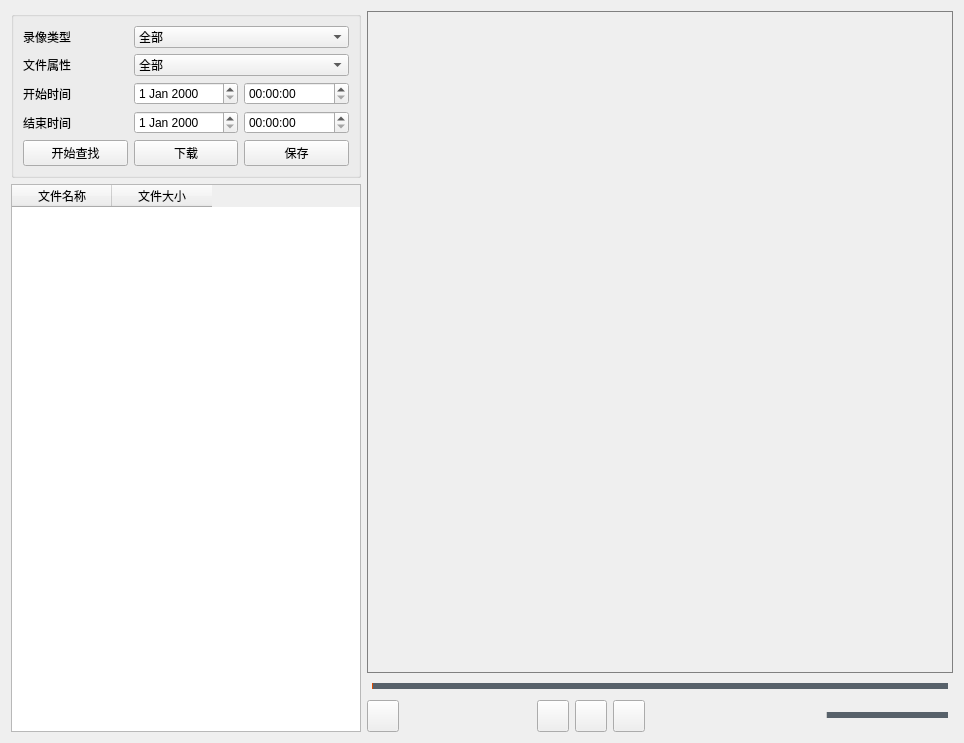
<?xml version="1.0" encoding="UTF-8"?>
<ui version="4.0">
 <class>RemoteFileWidget</class>
 <widget class="QWidget" name="RemoteFileWidget">
  <property name="geometry">
   <rect>
    <x>0</x>
    <y>0</y>
    <width>964</width>
    <height>743</height>
   </rect>
  </property>
  <property name="windowTitle">
   <string>Form</string>
  </property>
  <layout class="QHBoxLayout" name="horizontalLayout_5">
   <item>
    <layout class="QHBoxLayout" name="horizontalLayout_4">
     <item>
      <layout class="QVBoxLayout" name="verticalLayout">
       <item>
        <widget class="QGroupBox" name="groupBox">
         <property name="maximumSize">
          <size>
           <width>350</width>
           <height>16777215</height>
          </size>
         </property>
         <property name="title">
          <string/>
         </property>
         <layout class="QHBoxLayout" name="horizontalLayout">
          <item>
           <layout class="QGridLayout" name="gridLayout">
            <item row="1" column="1" colspan="2">
             <widget class="QComboBox" name="fileAtrribute">
              <item>
               <property name="text">
                <string>全部</string>
               </property>
              </item>
              <item>
               <property name="text">
                <string>解锁</string>
               </property>
              </item>
              <item>
               <property name="text">
                <string>锁定</string>
               </property>
              </item>
             </widget>
            </item>
            <item row="0" column="1" colspan="2">
             <widget class="QComboBox" name="videoType">
              <item>
               <property name="text">
                <string>全部</string>
               </property>
              </item>
              <item>
               <property name="text">
                <string>定时录像</string>
               </property>
              </item>
              <item>
               <property name="text">
                <string>移动侦测</string>
               </property>
              </item>
              <item>
               <property name="text">
                <string>报警触发</string>
               </property>
              </item>
              <item>
               <property name="text">
                <string>报警 | 移动侦测</string>
               </property>
              </item>
              <item>
               <property name="text">
                <string>报警 &amp; 移动侦测</string>
               </property>
              </item>
              <item>
               <property name="text">
                <string>命令触发</string>
               </property>
              </item>
             </widget>
            </item>
            <item row="0" column="0">
             <widget class="QLabel" name="label_2">
              <property name="text">
               <string>录像类型</string>
              </property>
             </widget>
            </item>
            <item row="1" column="0">
             <widget class="QLabel" name="label_4">
              <property name="text">
               <string>文件属性</string>
              </property>
             </widget>
            </item>
            <item row="2" column="2">
             <widget class="QTimeEdit" name="startTime">
              <property name="displayFormat">
               <string>HH:mm:ss</string>
              </property>
             </widget>
            </item>
            <item row="2" column="0">
             <widget class="QLabel" name="label_5">
              <property name="text">
               <string>开始时间</string>
              </property>
             </widget>
            </item>
            <item row="3" column="0">
             <widget class="QLabel" name="label_6">
              <property name="text">
               <string>结束时间</string>
              </property>
             </widget>
            </item>
            <item row="2" column="1">
             <widget class="QDateEdit" name="startDate"/>
            </item>
            <item row="3" column="2">
             <widget class="QTimeEdit" name="endTime">
              <property name="displayFormat">
               <string>HH:mm:ss</string>
              </property>
             </widget>
            </item>
            <item row="3" column="1">
             <widget class="QDateEdit" name="endDate"/>
            </item>
            <item row="4" column="0">
             <widget class="QPushButton" name="findBtn">
              <property name="text">
               <string>开始查找</string>
              </property>
             </widget>
            </item>
            <item row="4" column="1">
             <widget class="QPushButton" name="pushButton_8">
              <property name="text">
               <string>下载</string>
              </property>
             </widget>
            </item>
            <item row="4" column="2">
             <widget class="QPushButton" name="pushButton_9">
              <property name="text">
               <string>保存</string>
              </property>
             </widget>
            </item>
           </layout>
          </item>
         </layout>
        </widget>
       </item>
       <item>
        <widget class="QTableWidget" name="tableWidget">
         <property name="maximumSize">
          <size>
           <width>350</width>
           <height>16777215</height>
          </size>
         </property>
         <column>
          <property name="text">
           <string>文件名称</string>
          </property>
         </column>
         <column>
          <property name="text">
           <string>文件大小</string>
          </property>
         </column>
        </widget>
       </item>
      </layout>
     </item>
     <item>
      <layout class="QVBoxLayout" name="verticalLayout_2">
       <item>
        <widget class="QFrame" name="playFrame">
         <property name="styleSheet">
          <string notr="true">image:url(:/Homework/Resources/logo.png);
border:1px solid gray;</string>
         </property>
         <property name="frameShape">
          <enum>QFrame::StyledPanel</enum>
         </property>
         <property name="frameShadow">
          <enum>QFrame::Raised</enum>
         </property>
        </widget>
       </item>
       <item>
        <layout class="QHBoxLayout" name="horizontalLayout_3">
         <property name="spacing">
          <number>0</number>
         </property>
         <item>
          <widget class="QSlider" name="processSlider">
           <property name="maximumSize">
            <size>
             <width>16777215</width>
             <height>15</height>
            </size>
           </property>
           <property name="styleSheet">
            <string notr="true">QSlider
{
	min-height:5px;
	max-height:5px;
    border:5px solid rgba(255, 255, 255, 0);
    }
QSlider::add-page:horizontal
{     
   background-color:rgb(87, 97, 106);
   height:4px;
}
QSlider::sub-page:horizontal 
{
   background-color: rgb(225, 75, 0);
	height:4px;
 }
    
QSlider::groove:horizontal 
{
	background:transparent;
	height:6px;
}    
QSlider::handle:horizontal     
{     
	height: 13px;
	width:13px;
    border-image: url(:/Homework/Resources/ic_volume_thumb.png);
    margin: -4 -0px; 
}</string>
           </property>
           <property name="minimum">
            <number>1</number>
           </property>
           <property name="maximum">
            <number>100</number>
           </property>
           <property name="orientation">
            <enum>Qt::Horizontal</enum>
           </property>
          </widget>
         </item>
        </layout>
       </item>
       <item>
        <layout class="QHBoxLayout" name="horizontalLayout_2">
         <item>
          <widget class="QPushButton" name="stopBtn">
           <property name="minimumSize">
            <size>
             <width>32</width>
             <height>32</height>
            </size>
           </property>
           <property name="maximumSize">
            <size>
             <width>32</width>
             <height>32</height>
            </size>
           </property>
           <property name="styleSheet">
            <string notr="true">/*QPushButton 
{
	border-image: url(:/Homework/Resources/play1.png);
}

QPushButton:pressed
{
	border-image: url(:/Homework/Resources/play2.png);
}

QPushButton:hover
{
	border-image: url(:/Homework/Resources/play3.png);
}
*/</string>
           </property>
           <property name="text">
            <string/>
           </property>
           <property name="icon">
            <iconset resource="Homework.qrc">
             <normaloff>:/Homework/Resources/stop.png</normaloff>:/Homework/Resources/stop.png</iconset>
           </property>
           <property name="iconSize">
            <size>
             <width>32</width>
             <height>32</height>
            </size>
           </property>
          </widget>
         </item>
         <item>
          <spacer name="horizontalSpacer_3">
           <property name="orientation">
            <enum>Qt::Horizontal</enum>
           </property>
           <property name="sizeHint" stdset="0">
            <size>
             <width>40</width>
             <height>20</height>
            </size>
           </property>
          </spacer>
         </item>
         <item>
          <widget class="QPushButton" name="slowPlayBtn">
           <property name="minimumSize">
            <size>
             <width>32</width>
             <height>32</height>
            </size>
           </property>
           <property name="maximumSize">
            <size>
             <width>32</width>
             <height>32</height>
            </size>
           </property>
           <property name="text">
            <string/>
           </property>
           <property name="icon">
            <iconset resource="Homework.qrc">
             <normaloff>:/Homework/Resources/before.png</normaloff>:/Homework/Resources/before.png</iconset>
           </property>
           <property name="iconSize">
            <size>
             <width>32</width>
             <height>32</height>
            </size>
           </property>
          </widget>
         </item>
         <item>
          <widget class="QPushButton" name="playBtn">
           <property name="minimumSize">
            <size>
             <width>32</width>
             <height>32</height>
            </size>
           </property>
           <property name="maximumSize">
            <size>
             <width>32</width>
             <height>32</height>
            </size>
           </property>
           <property name="styleSheet">
            <string notr="true">/*QPushButton 
{
	border-image: url(:/Homework/Resources/play1.png);
}

QPushButton:pressed
{
	border-image: url(:/Homework/Resources/play2.png);
}

QPushButton:hover
{
	border-image: url(:/Homework/Resources/play3.png);
}
*/</string>
           </property>
           <property name="text">
            <string/>
           </property>
           <property name="icon">
            <iconset resource="Homework.qrc">
             <normaloff>:/Homework/Resources/play.png</normaloff>:/Homework/Resources/play.png</iconset>
           </property>
           <property name="iconSize">
            <size>
             <width>32</width>
             <height>32</height>
            </size>
           </property>
          </widget>
         </item>
         <item>
          <widget class="QPushButton" name="fastPlayBtn">
           <property name="minimumSize">
            <size>
             <width>32</width>
             <height>32</height>
            </size>
           </property>
           <property name="maximumSize">
            <size>
             <width>32</width>
             <height>32</height>
            </size>
           </property>
           <property name="text">
            <string/>
           </property>
           <property name="icon">
            <iconset resource="Homework.qrc">
             <normaloff>:/Homework/Resources/next.png</normaloff>:/Homework/Resources/next.png</iconset>
           </property>
           <property name="iconSize">
            <size>
             <width>32</width>
             <height>32</height>
            </size>
           </property>
          </widget>
         </item>
         <item>
          <spacer name="horizontalSpacer">
           <property name="orientation">
            <enum>Qt::Horizontal</enum>
           </property>
           <property name="sizeType">
            <enum>QSizePolicy::Expanding</enum>
           </property>
           <property name="sizeHint" stdset="0">
            <size>
             <width>40</width>
             <height>20</height>
            </size>
           </property>
          </spacer>
         </item>
         <item>
          <widget class="QLabel" name="label">
           <property name="minimumSize">
            <size>
             <width>32</width>
             <height>32</height>
            </size>
           </property>
           <property name="maximumSize">
            <size>
             <width>32</width>
             <height>32</height>
            </size>
           </property>
           <property name="styleSheet">
            <string notr="true">border-image: url(:/Homework/Resources/voice.png);</string>
           </property>
           <property name="text">
            <string/>
           </property>
          </widget>
         </item>
         <item>
          <widget class="QSlider" name="voiceSlider">
           <property name="maximumSize">
            <size>
             <width>150</width>
             <height>15</height>
            </size>
           </property>
           <property name="styleSheet">
            <string notr="true">QSlider
{
	min-height:5px;
	max-height:5px;
    border:5px solid rgba(255, 255, 255, 0);
    }
QSlider::add-page:horizontal
{     
   background-color:rgb(87, 97, 106);
   height:4px;
}
QSlider::sub-page:horizontal 
{
   background-color:  rgb(203, 203,203);
	height:4px;
 }
    
QSlider::groove:horizontal 
{
	background:transparent;
	height:6px;
}    
QSlider::handle:horizontal     
{     
	height: 13px;
	width:13px;
    border-image: url(:/Homework/Resources/ic_volume_thumb.png);
    margin: -4 -0px; 
}</string>
           </property>
           <property name="maximum">
            <number>65535</number>
           </property>
           <property name="sliderPosition">
            <number>50</number>
           </property>
           <property name="orientation">
            <enum>Qt::Horizontal</enum>
           </property>
          </widget>
         </item>
        </layout>
       </item>
      </layout>
     </item>
    </layout>
   </item>
  </layout>
 </widget>
 <resources>
  <include location="Homework.qrc"/>
 </resources>
 <connections/>
</ui>
